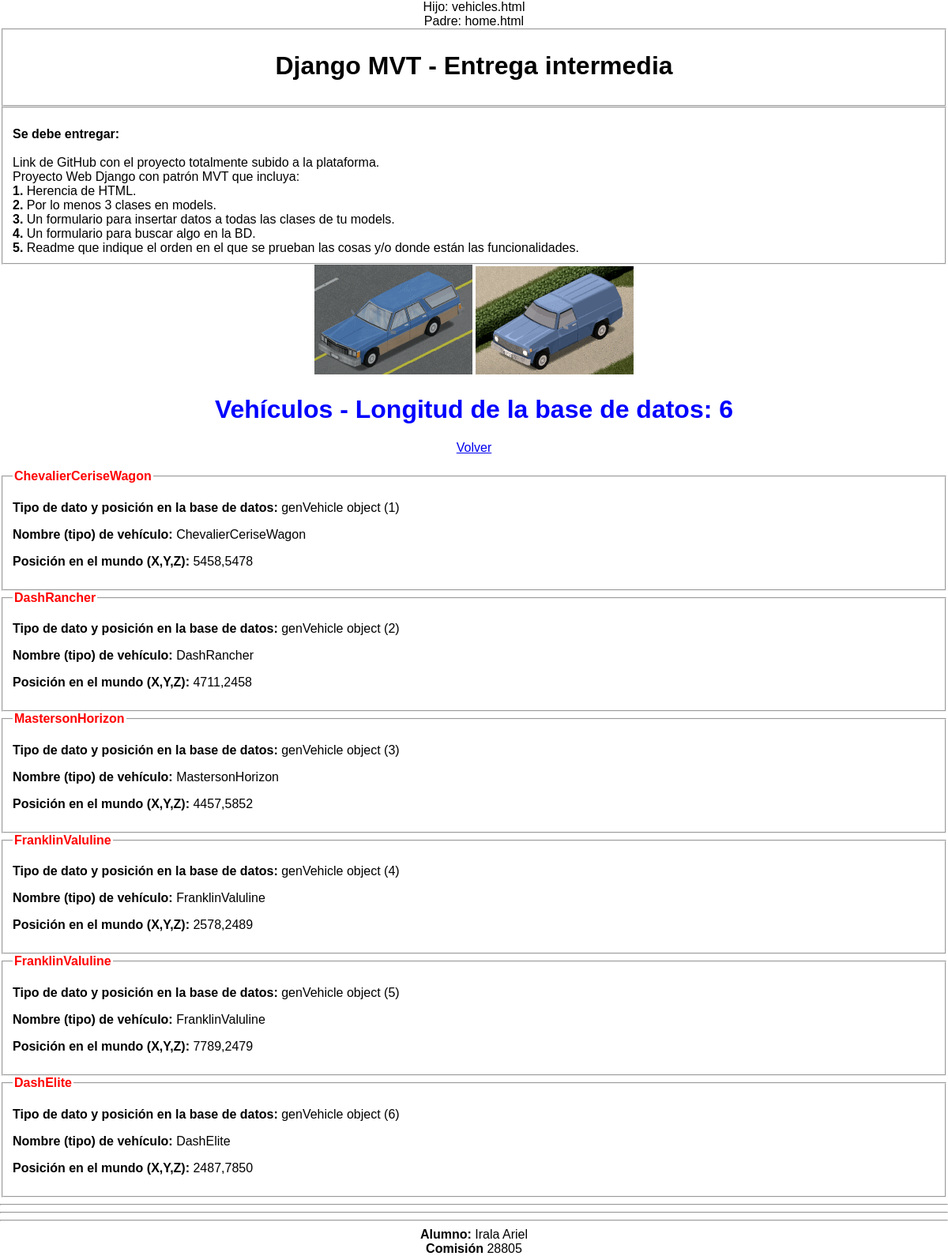
/vehicles/, run on the app's committed database.
### EntregaIntermedia/models.py (models this page shows)
class genVehicle(models.Model):
    vehiclemodel = models.CharField(max_length=30)
    vehicleposX = models.IntegerField()
    vehicleposY = models.IntegerField()

### EntregaIntermedia/views.py (the view)
# urls.py: path('vehicles/', views.Vehicles, name = 'vehicles'),
def Vehicles(request):
    template_name = 'vehicles.html'
    vehicles = models.genVehicle.objects.all()
    context = {
        'title' : 'Ver vehículos',
        'vehiclesdata' : vehicles,
        'amount' : vehicles.count(),
    }
    return render(request, template_name, context)

### EntregaIntermedia/templates/vehicles.html (shortened to what this page needs)
<center> Hijo: vehicles.html </center>
{% extends 'home.html' %}
{% load static %}
{% block content %}
<head>
</head>
<center>
    <img src={% static "ChevalierCeriseWagon.gif" %}/>
    <img src={% static "PickUpVan.gif" %}/>
</center>
<h1 style = 'color:blue'> <center> <b> Vehículos </b> - Longitud de la base de datos: {{ amount }}</center> </h1>
<center> <a href="{% url 'index' %}">Volver</a></center> <br>
{% for x in vehiclesdata %}
    <fieldset>
        <legend style = 'color:red' ><b> {{ x.vehiclemodel }} </b></legend>
        <p><b>Tipo de dato y posición en la base de datos:</b> {{ x }}</p>
        <p><b>Nombre (tipo) de vehículo:</b> {{ x.vehiclemodel }}</p>
        <p><b>Posición en el mundo (X,Y,Z):</b> {{ x.vehicleposX }},{{ x.vehicleposY }} </p>
    </fieldset>
{% endfor %}
{% endblock %}

### EntregaIntermedia/templates/home.html (style rules this page uses)
body { font-family: "Bahnschrift", sans-serif; margin: 0; padding: 0; }

### data on the page
genVehicle: vehiclemodel "ChevalierCeriseWagon", id "genVehicle object (1)", vehicleposX "5458", vehicleposY "5478"
genVehicle: vehiclemodel "DashRancher", id "genVehicle object (2)", vehicleposX "4711", vehicleposY "2458"
genVehicle: vehiclemodel "MastersonHorizon", id "genVehicle object (3)", vehicleposX "4457", vehicleposY "5852"
genVehicle: vehiclemodel "FranklinValuline", id "genVehicle object (4)", vehicleposX "2578", vehicleposY "2489"
genVehicle: vehiclemodel "FranklinValuline", id "genVehicle object (5)", vehicleposX "7789", vehicleposY "2479"
genVehicle: vehiclemodel "DashElite", id "genVehicle object (6)", vehicleposX "2487", vehicleposY "7850"

### other printed values
{{ amount }} "6"
